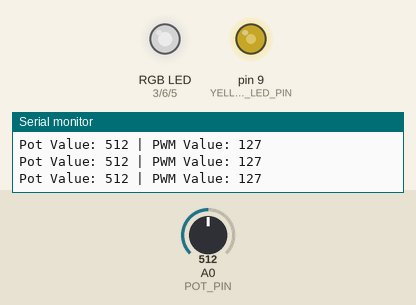
Simulated run of this sketch. Board: Arduino Uno, built with avr-gcc and run on an emulated ATmega328P. On the bench: an RGB LED mixed from three pins (HIGH = lit), output pins drawn as LEDs (lit = HIGH), the last lines printed to the serial monitor. Inputs (shaded band) come from the test bench; at power-on: A0 (POT_PIN) = 512. Dim RGB values are drawn brighter than linear.

Above: at 1.2 s.
1.3 s: A0 (POT_PIN) set to 409
At 2.2 s:
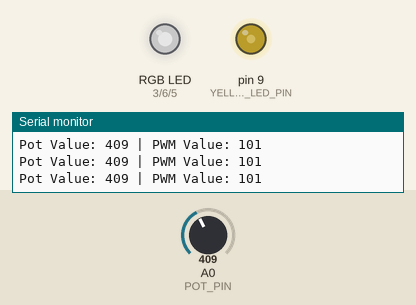
4.3 s: A0 (POT_PIN) set to 393
At 5.2 s:
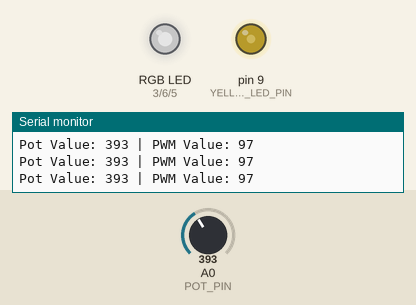
7.3 s: A0 (POT_PIN) set to 110
At 8.5 s:
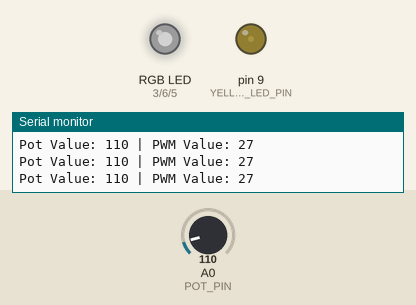
8.8 s: A0 (POT_PIN) set to 92
At 9.6 s:
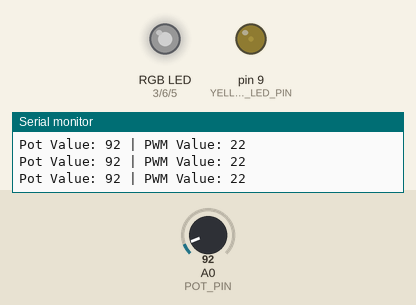
11.8 s: A0 (POT_PIN) set to 11
At 12.9 s:
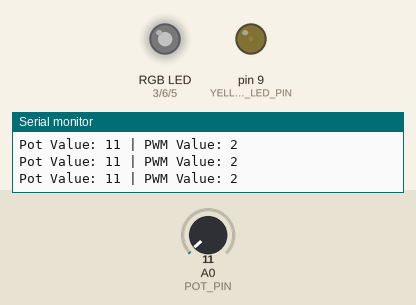
14.8 s: A0 (POT_PIN) set to 8
At 16.2 s:
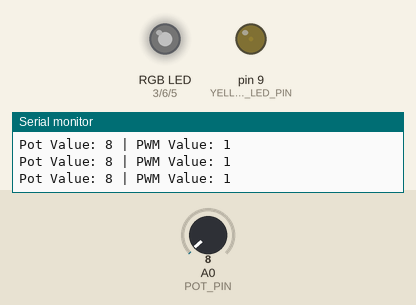
Timing chart, 0 to 17.3 s (numbered marks = the images above; inputs shaded):
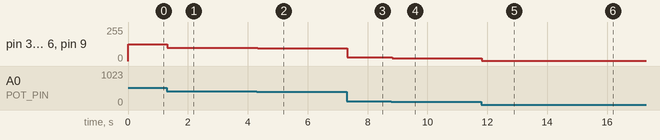

The sketch:

mech_design_lab_2_pt1.ino
```cpp
/*
 * Arduino PWM LED Control with Potentiometer
 *
 * Hardware Setup:
 * - Potentiometer: Connect middle pin to A0, outer pins to 5V and GND
 * - 4 LEDs: Connect through current-limiting resistors (220Ω recommended) to PWM pins
 * - Digital Pins: 3, 5, 6, 9 (PWM-capable pins on most Arduino boards)
 *
 * Circuit:
 * - Potentiometer: A0 (analog input)
 * - Red LED: Pin 3 (PWM)
 * - Blue LED: Pin 5 (PWM)
 * - Green LED: Pin 6 (PWM)
 * - Yellow LED: Pin 9 (PWM)
 * - Each LED needs a current-limiting resistor (220Ω) in series
 */

// Define LED pins (PWM-capable pins) with color assignments
const int RED_LED_PIN = 3;
const int BLUE_LED_PIN = 5;
const int GREEN_LED_PIN = 6;
const int YELLOW_LED_PIN = 9;

// Potentiometer pin
const int POT_PIN = A0;

// Variables
int potValue = 0;        // Raw potentiometer reading (0-1023)
int pwmValue = 0;        // PWM value (0-255)

void setup() {
  // Initialize serial communication for debugging
  Serial.begin(9600);

  // Set LED pins as outputs
  pinMode(RED_LED_PIN, OUTPUT);
  pinMode(BLUE_LED_PIN, OUTPUT);
  pinMode(GREEN_LED_PIN, OUTPUT);
  pinMode(YELLOW_LED_PIN, OUTPUT);

  // Potentiometer pin is analog input (no need to set pinMode, but it's good practice)
  pinMode(POT_PIN, INPUT);

  Serial.println("PWM LED Control initialized");
}

void loop() {
  // Read potentiometer value (0-1023)
  potValue = analogRead(POT_PIN);

  // Map potentiometer value (0-1023) to PWM value (0-255)
  pwmValue = map(potValue, 0, 1023, 0, 255);

  // Apply PWM to all LEDs
  analogWrite(RED_LED_PIN, pwmValue);
  analogWrite(BLUE_LED_PIN, pwmValue);
  analogWrite(GREEN_LED_PIN, pwmValue);
  analogWrite(YELLOW_LED_PIN, pwmValue);

  // Optional: Print values to serial monitor for debugging
  Serial.print("Pot Value: ");
  Serial.print(potValue);
  Serial.print(" | PWM Value: ");
  Serial.println(pwmValue);

  // Small delay for stability
  delay(10);
}
```

Measured:
- after the input at 1.3 s, pin 3 (RED_LED_PIN), pin 5 (BLUE_LED_PIN), pin 6 (GREEN_LED_PIN), pin 9 (YELLOW_LED_PIN): 127/255 → 101/255 at once
- after the input at 4.3 s, pin 3 (RED_LED_PIN), pin 5 (BLUE_LED_PIN), pin 6 (GREEN_LED_PIN), pin 9 (YELLOW_LED_PIN): 101/255 → 97/255 at once
- after the input at 7.3 s, pin 3 (RED_LED_PIN), pin 5 (BLUE_LED_PIN), pin 6 (GREEN_LED_PIN), pin 9 (YELLOW_LED_PIN): 97/255 → 27/255 at once
- after the input at 8.8 s, pin 3 (RED_LED_PIN), pin 5 (BLUE_LED_PIN), pin 6 (GREEN_LED_PIN), pin 9 (YELLOW_LED_PIN): 27/255 → 22/255 at once
- after the input at 11.8 s, pin 3 (RED_LED_PIN), pin 5 (BLUE_LED_PIN), pin 6 (GREEN_LED_PIN), pin 9 (YELLOW_LED_PIN): 22/255 → 2/255 at once
- after the input at 14.8 s, pin 3 (RED_LED_PIN), pin 5 (BLUE_LED_PIN), pin 6 (GREEN_LED_PIN), pin 9 (YELLOW_LED_PIN): 2/255 → 1/255 at once
